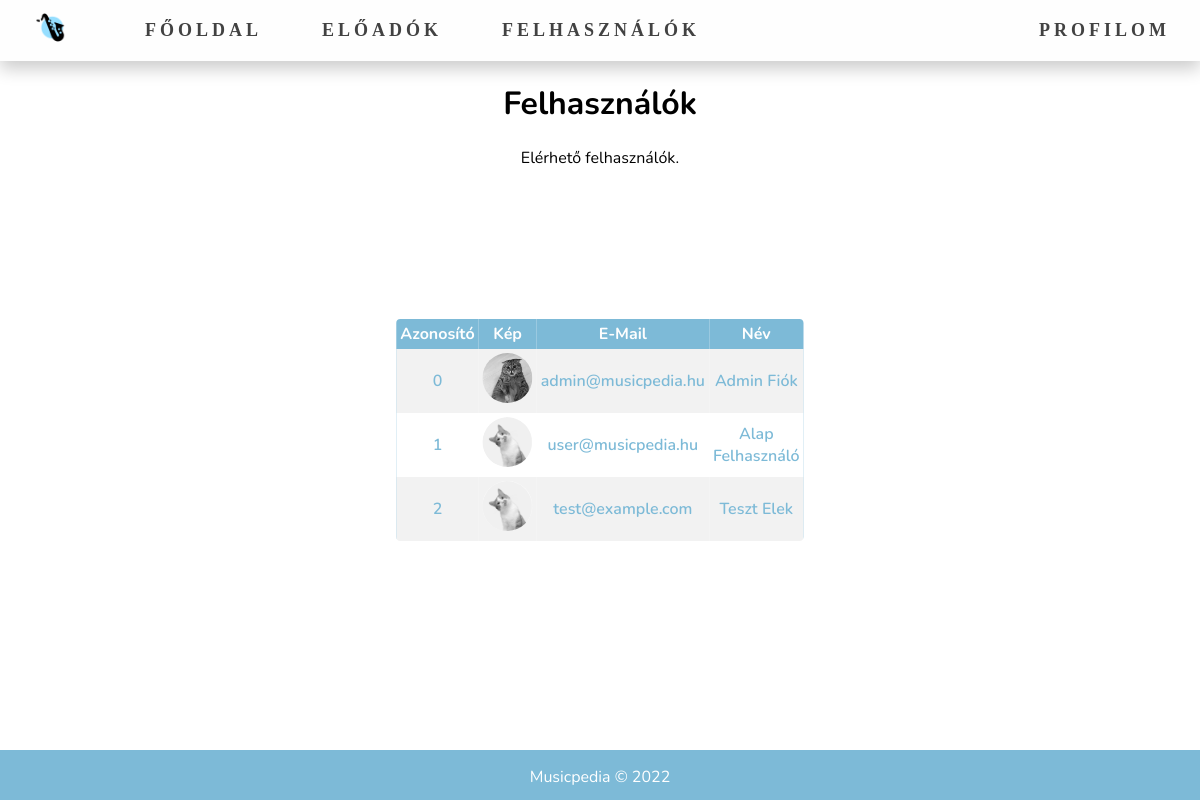
The app's page /users.php (signed in) with its own data.
### tables this page shows
CREATE TABLE `users` (
  `id` int(11) NOT NULL,
  `registration_date` datetime NOT NULL COMMENT 'registration date',
  `email` varchar(64) NOT NULL COMMENT 'email address',
  `password` varchar(256) NOT NULL COMMENT 'hashed password',
  `about` text NOT NULL DEFAULT 'Hello Musicpedia!' COMMENT 'user about message',
  `pfp` text NOT NULL DEFAULT 'default.png' COMMENT 'profile picture filename',
  `firstname` text NOT NULL COMMENT 'keresztnév',
  `lastname` text NOT NULL COMMENT 'vezetéknév',
  `birthdate` date NOT NULL DEFAULT current_timestamp() COMMENT 'születési dátum',
  `privilege_level` int(11) NOT NULL DEFAULT 0 COMMENT 'jogosultsagi szint 0 user, 1 eloado, 10 admin',
  `favorites` varchar(255) DEFAULT NULL COMMENT 'kedvenc előadók',
  `privacy` int(11) DEFAULT NULL COMMENT 'privacy'
);

### users.php (the view, shortened to what this page needs)
<!DOCTYPE html>
<html lang="hu">
	<head>
		<?php include './includes/head.php'; ?>
	</head>
	<body>
		<?php include './includes/navigation.php'; ?>
		<main class="kontener">
			<header>
				<h1 class="header-felhasznalok">Felhasználók</h1>
				<p>Elérhető felhasználók.</p>
			</header>
			<div class="wrapper">
				<?php
					include("./includes/connection.php");
					$sql = "SELECT id, email, pfp, CONCAT(firstname, ' ', lastname) AS name FROM users;";
					$result = $conn->query($sql);
					if ($result->num_rows > 0) {
						echo "<table class='admin'><tr><th id='user-id'>Azonosító</th><th id='user-pfp'>Kép</th><th id='user-email'>E-Mail</th><th id='user-name'>Név</th></tr>";
						while($row = $result->fetch_assoc()) {
							echo "<tr>
								<td headers='user-id'>" . $row["id"] . "</td>
								<td headers='user-pfp'><img class='felhasznalo-avatar' src='./assets/public/user-pfps/" . $row["pfp"] . "' alt='felhasznalo profilkepe' /></td>
								<td headers='user-email'>" . $row["email"] . "</td>
								<td headers='user-name'>" . $row["name"] . "</td>
								</tr>";
						}
						echo "</table>";
					} else {
						echo "null";
					}
				?>
			</div>
		</main>
		<?php include './includes/footer.php'; ?>
	</body>
</html>

### assets/styles/main.css (style rules this page uses)
* { font-family: 'Nunito', 'Open Sans', sans-serif; }
body { margin: 0px; }
.kontener { height: 70vh; margin-bottom: 100px; }
.kontener h1, .kontener p { text-align: center; }
div.wrapper { overflow-x: auto; }
.felhasznalo-avatar { width: 50px; height: 50px; border-radius: 100%; }
table { position: absolute; top: 50%; left: 50%; transform: translate(-50%, -50%); border-collapse: collapse; width: 30vw; border-radius: 6px; overflow: hidden; }
th { text-align: center; background-color: #7dbad7; color: #fefefe; }
td { font-weight: 600; text-align: center; color: #7dbad7; }
th, td { padding: 4px; }
tr:nth-child(even) { background-color: #f2f2f2; }
table.admin { margin-top: 30px; border: 2px solid #7dbad7; }
.admin tr td:nth-child(1) { width: 50px; }
.admin tr td:nth-child(2) { width: 400px; }
.admin tr td:nth-child(3) { width: 100px; text-align: center; }

### assets/styles/animaciok.css (style rules this page uses)
.kontener * { animation: fadein 1.5s; }
td img { width: 30%; transition: transform 1s, filter .5s ease-out; filter: grayscale(100%); }

### records on screen
users: id "0", pfp (picture), email "admin@musicpedia.hu", name "Admin Fiók"
users: id "1", pfp (placeholder picture), email "user@musicpedia.hu", name "Alap Felhasználó"
users: id "2", pfp (placeholder picture), email "test@example.com", name "Teszt Elek"
